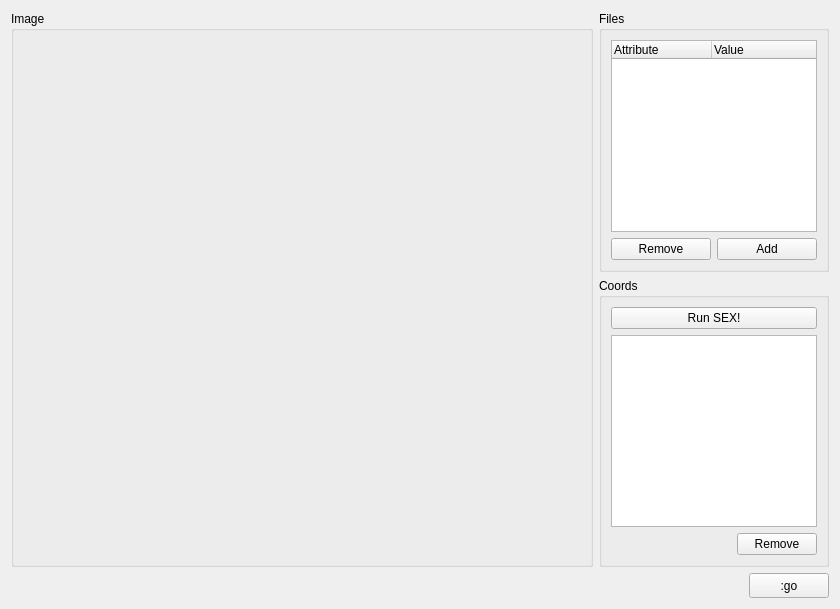
      <widget class="QWidget" name="tab_3">
       <attribute name="title">
        <string>Photometry</string>
       </attribute>
       <layout class="QGridLayout" name="gridLayout_20">
        <item row="0" column="0" rowspan="2">
         <widget class="QGroupBox" name="groupBox_5">
          <property name="title">
           <string>Image</string>
          </property>
          <layout class="QGridLayout" name="gridLayout_16">
           <item row="0" column="0">
            <widget class="gingaWidget" name="display_phot" native="true"/>
           </item>
           <item row="1" column="0">
            <widget class="QLabel" name="info_phot">
             <property name="minimumSize">
              <size>
               <width>0</width>
               <height>20</height>
              </size>
             </property>
             <property name="maximumSize">
              <size>
               <width>16777215</width>
               <height>20</height>
              </size>
             </property>
             <property name="text">
              <string/>
             </property>
            </widget>
           </item>
          </layout>
         </widget>
        </item>
        <item row="0" column="1">
         <widget class="QGroupBox" name="groupBox_6">
          <property name="minimumSize">
           <size>
            <width>230</width>
            <height>0</height>
           </size>
          </property>
          <property name="maximumSize">
           <size>
            <width>230</width>
            <height>16777215</height>
           </size>
          </property>
          <property name="title">
           <string>Files</string>
          </property>
          <layout class="QGridLayout" name="gridLayout_18">
           <item row="0" column="0" colspan="2">
            <widget class="QTreeWidget" name="phot_list">
             <property name="selectionMode">
              <enum>QAbstractItemView::ExtendedSelection</enum>
             </property>
             <column>
              <property name="text">
               <string>Attribute</string>
              </property>
             </column>
             <column>
              <property name="text">
               <string>Value</string>
              </property>
             </column>
            </widget>
           </item>
           <item row="1" column="0">
            <widget class="QPushButton" name="phot_remove">
             <property name="text">
              <string>Remove</string>
             </property>
            </widget>
           </item>
           <item row="1" column="1">
            <widget class="QPushButton" name="phot_add">
             <property name="text">
              <string>Add</string>
             </property>
            </widget>
           </item>
          </layout>
         </widget>
        </item>
        <item row="1" column="1">
         <widget class="QGroupBox" name="groupBox_7">
          <property name="minimumSize">
           <size>
            <width>230</width>
            <height>0</height>
           </size>
          </property>
          <property name="maximumSize">
           <size>
            <width>230</width>
            <height>16777215</height>
           </size>
          </property>
          <property name="title">
           <string>Coords</string>
          </property>
          <layout class="QGridLayout" name="gridLayout_19">
           <item row="0" column="0" colspan="2">
            <widget class="QPushButton" name="phot_coor_sex">
             <property name="text">
              <string>Run SEX!</string>
             </property>
            </widget>
           </item>
           <item row="1" column="0" colspan="2">
            <widget class="QListWidget" name="phot_coor_list">
             <property name="selectionMode">
              <enum>QAbstractItemView::ExtendedSelection</enum>
             </property>
            </widget>
           </item>
           <item row="2" column="0">
            <spacer name="horizontalSpacer_5">
             <property name="orientation">
              <enum>Qt::Horizontal</enum>
             </property>
             <property name="sizeHint" stdset="0">
              <size>
               <width>117</width>
               <height>20</height>
              </size>
             </property>
            </spacer>
           </item>
           <item row="2" column="1">
            <widget class="QPushButton" name="phot_coor_remove">
             <property name="text">
              <string>Remove</string>
             </property>
            </widget>
           </item>
          </layout>
         </widget>
        </item>
        <item row="2" column="0" colspan="2">
         <layout class="QGridLayout" name="gridLayout_17">
          <item row="0" column="0">
           <spacer name="horizontalSpacer_13">
            <property name="orientation">
             <enum>Qt::Horizontal</enum>
            </property>
            <property name="sizeHint" stdset="0">
             <size>
              <width>738</width>
              <height>20</height>
             </size>
            </property>
           </spacer>
          </item>
          <item row="0" column="1">
           <widget class="QPushButton" name="phot_go">
            <property name="minimumSize">
             <size>
              <width>80</width>
              <height>25</height>
             </size>
            </property>
            <property name="maximumSize">
             <size>
              <width>80</width>
              <height>25</height>
             </size>
            </property>
            <property name="text">
             <string>:go</string>
            </property>
           </widget>
          </item>
         </layout>
        </item>
       </layout>
      </widget>
